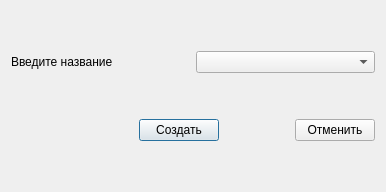
<?xml version="1.0" encoding="UTF-8"?>
<ui version="4.0">
 <class>CreateLabelDlg</class>
 <widget class="QDialog" name="CreateLabelDlg">
  <property name="geometry">
   <rect>
    <x>0</x>
    <y>0</y>
    <width>386</width>
    <height>192</height>
   </rect>
  </property>
  <property name="windowTitle">
   <string>Dialog</string>
  </property>
  <layout class="QGridLayout" name="gridLayout_3">
   <item row="0" column="0">
    <layout class="QGridLayout" name="gridLayout">
     <item row="0" column="0">
      <widget class="QLabel" name="label">
       <property name="text">
        <string>Введите название</string>
       </property>
      </widget>
     </item>
    </layout>
   </item>
   <item row="0" column="1">
    <widget class="QComboBox" name="nameLabelsCmbBox"/>
   </item>
   <item row="1" column="0" colspan="2">
    <layout class="QGridLayout" name="gridLayout_2">
     <item row="0" column="0">
      <spacer name="horizontalSpacer_2">
       <property name="orientation">
        <enum>Qt::Horizontal</enum>
       </property>
       <property name="sizeHint" stdset="0">
        <size>
         <width>128</width>
         <height>20</height>
        </size>
       </property>
      </spacer>
     </item>
     <item row="0" column="1">
      <widget class="QPushButton" name="createBtn">
       <property name="text">
        <string>Создать</string>
       </property>
      </widget>
     </item>
     <item row="0" column="2">
      <spacer name="horizontalSpacer">
       <property name="orientation">
        <enum>Qt::Horizontal</enum>
       </property>
       <property name="sizeHint" stdset="0">
        <size>
         <width>13</width>
         <height>20</height>
        </size>
       </property>
      </spacer>
     </item>
     <item row="0" column="3">
      <widget class="QPushButton" name="cancelBtn">
       <property name="text">
        <string>Отменить</string>
       </property>
      </widget>
     </item>
    </layout>
   </item>
  </layout>
 </widget>
 <resources/>
 <connections/>
</ui>
